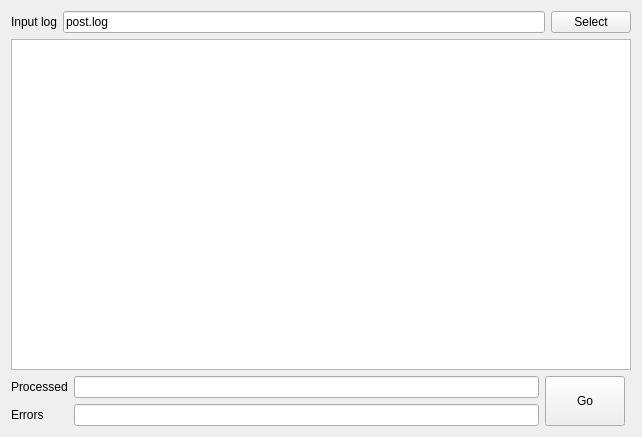
<?xml version="1.0" encoding="UTF-8"?>
<ui version="4.0">
 <class>ThreadIdFixer</class>
 <widget class="QMainWindow" name="ThreadIdFixer">
  <property name="geometry">
   <rect>
    <x>0</x>
    <y>0</y>
    <width>642</width>
    <height>437</height>
   </rect>
  </property>
  <property name="windowTitle">
   <string>ThreadIdFixer</string>
  </property>
  <widget class="QWidget" name="centralWidget">
   <layout class="QGridLayout" name="gridLayout_2">
    <item row="1" column="0" colspan="2">
     <widget class="QTextEdit" name="teLog"/>
    </item>
    <item row="2" column="0">
     <layout class="QGridLayout" name="gridLayout">
      <item row="0" column="0" colspan="2">
       <widget class="QLabel" name="label_2">
        <property name="text">
         <string>Processed</string>
        </property>
       </widget>
      </item>
      <item row="1" column="0">
       <widget class="QLabel" name="label_3">
        <property name="text">
         <string>Errors</string>
        </property>
       </widget>
      </item>
      <item row="0" column="2">
       <widget class="QLineEdit" name="leProcessed"/>
      </item>
      <item row="0" column="3" rowspan="2">
       <widget class="QPushButton" name="pbGo">
        <property name="sizePolicy">
         <sizepolicy hsizetype="Minimum" vsizetype="Minimum">
          <horstretch>0</horstretch>
          <verstretch>0</verstretch>
         </sizepolicy>
        </property>
        <property name="text">
         <string>Go</string>
        </property>
       </widget>
      </item>
      <item row="1" column="2">
       <widget class="QLineEdit" name="leErrors"/>
      </item>
     </layout>
    </item>
    <item row="0" column="0" colspan="2">
     <layout class="QHBoxLayout" name="horizontalLayout">
      <item>
       <widget class="QLabel" name="label">
        <property name="text">
         <string>Input log</string>
        </property>
       </widget>
      </item>
      <item>
       <widget class="QLineEdit" name="leFileName">
        <property name="text">
         <string>post.log</string>
        </property>
       </widget>
      </item>
      <item>
       <widget class="QPushButton" name="pbSelect">
        <property name="text">
         <string>Select</string>
        </property>
       </widget>
      </item>
     </layout>
    </item>
   </layout>
  </widget>
 </widget>
 <layoutdefault spacing="6" margin="11"/>
 <resources/>
 <connections/>
</ui>
